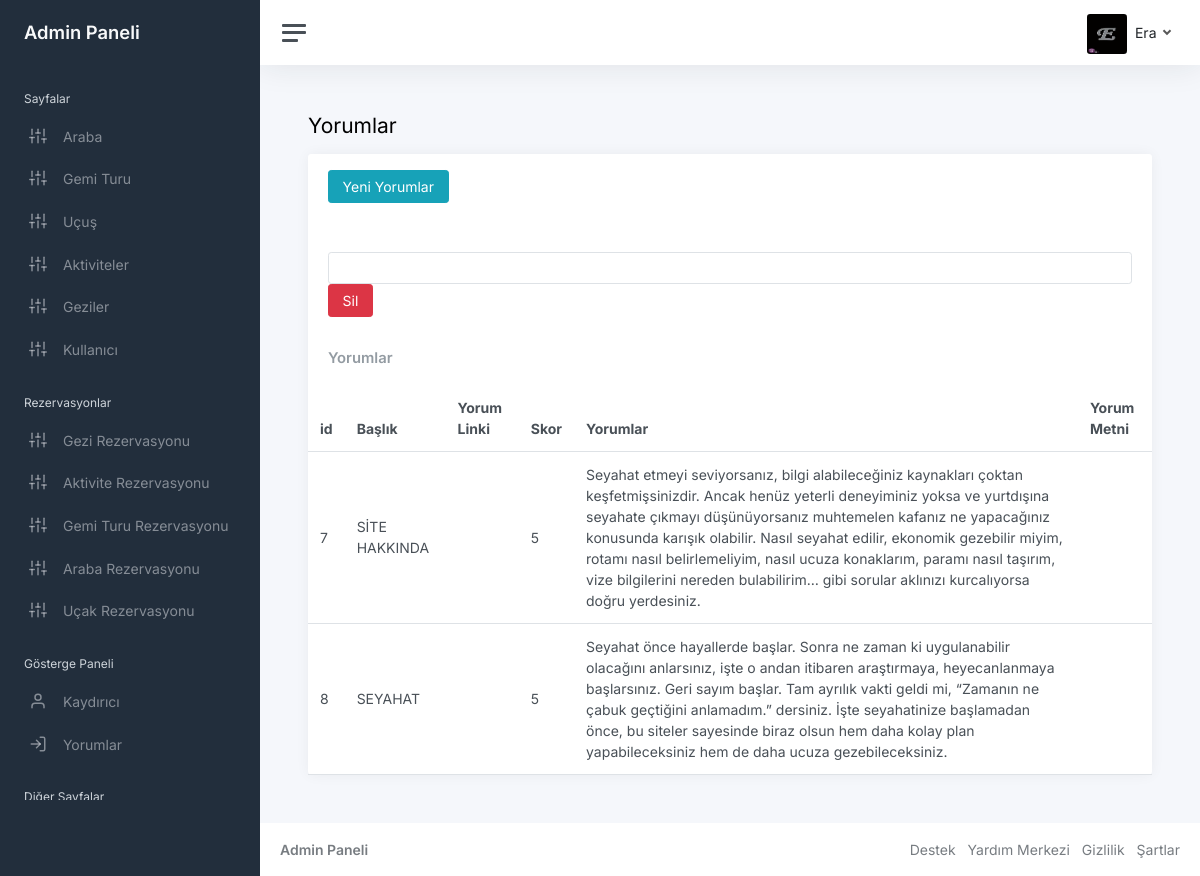
The page /admin/cta.php (signed in) on the database its author committed.
### tables this page shows
CREATE TABLE `cta_content` (
  `id` int(4) NOT NULL,
  `title` varchar(200) NOT NULL,
  `cta_button_link` varchar(300) NOT NULL,
  `scor` int(11) NOT NULL,
  `cta_text` text NOT NULL,
  `cta_button_text` varchar(200) NOT NULL
);

### admin/cta.php (the view, shortened to what this page needs)
<?php require "includes/header.php"?>
<main class="content">
				<div class="container-fluid p-0">
					<h1 class="h3 mb-3">Yorumlar</h1>
					<div class="row">
						<div class="col-12">
							<div class="card">
							<div class="card-header">
								<p><a href="cta-add.php">						<button class="btn btn-info">Yeni Yorumlar</button>
</a> </p>
</div>
							<div class="card-header">
							<form method="post">
							<input type="number" class="form-control" name="id">
<button name="submit"  class="btn btn-danger" type="submit" id="form_submit_button" class="form_submit_button button trans_200">Sil<span></span><span></span><span></span></button>
								</div>
								<div class="card-header">
									<h5 class="card-title mb-0">Yorumlar</h5>
								</div>
								<table class="table table-hover my-0">
									<thead>
										<tr>
										<th class="d-none d-md-table-cell">id</th>
											<th>Başlık</th>
											<th class="d-none d-xl-table-cell">Yorum Linki</th>
											<th class="d-none d-xl-table-cell">Skor</th>
											<th>Yorumlar	</th>
                                            <th>Yorum Metni</th>
										</tr>
									</thead>
									<tbody>
<?php
try {
    $stmt= $conn->prepare("SELECT * FROM cta_content");
    $stmt ->execute();
    while($row = $stmt->fetch(PDO::FETCH_ASSOC)){
?>
										<tr>
										<td><?php echo $row["id"]; ?></td>
											<td><?php echo $row["title"]; ?></td>
											<td class="d-none d-xl-table-cell"><?php echo $row["cta_button_link"]; ?></td>
                                            <td class="d-none d-xl-table-cell"><?php echo $row["scor"]; ?></td>
                                            <td class="d-none d-xl-table-cell"><?php echo $row["cta_text"]; ?></td>
                                            <td class="d-none d-xl-table-cell"><?php echo $row["cta_button_text"]; ?></td>
										</tr>
                                <?php
    }
}
catch(PDOException $e)
{
    echo "Error" .$e->getMessage();
}
                                ?>
									</tbody>
								</table>
							</div>
						</div>
					</div>
				</div>
			</main>
<?php require "includes/footer.php"?>

### rows shown on the page
cta_content: id "7", title "SİTE HAKKINDA", scor "5", cta_text "Seyahat etmeyi seviyorsanız, bilgi alabileceğiniz kaynakları çoktan keşfetmişsinizdir. Ancak henüz yeterli deneyiminiz yoksa ve yurtdışına seyahate çıkmayı düşünüyorsanız muhtemelen kafanız ne yapacağınız konusunda karışık olabilir. Nasıl seyahat edilir, ekonomik gezebilir miyim, rotamı nasıl belirlemeliyim, nasıl ucuza konaklarım, paramı nasıl taşırım, vize bilgilerini nereden bulabilirim… gibi sorular aklınızı kurcalıyorsa doğru yerdesiniz."
cta_content: id "8", title "SEYAHAT", scor "5", cta_text "Seyahat önce hayallerde başlar. Sonra ne zaman ki uygulanabilir olacağını anlarsınız, işte o andan itibaren araştırmaya, heyecanlanmaya başlarsınız. Geri sayım başlar. Tam ayrılık vakti geldi mi, “Zamanın ne çabuk geçtiğini anlamadım.” dersiniz. İşte seyahatinize başlamadan önce, bu siteler sayesinde biraz olsun hem daha kolay plan yapabileceksiniz hem de daha ucuza gezebileceksiniz."

### other values the page prints
$_SESSION['admin'] "Era"
